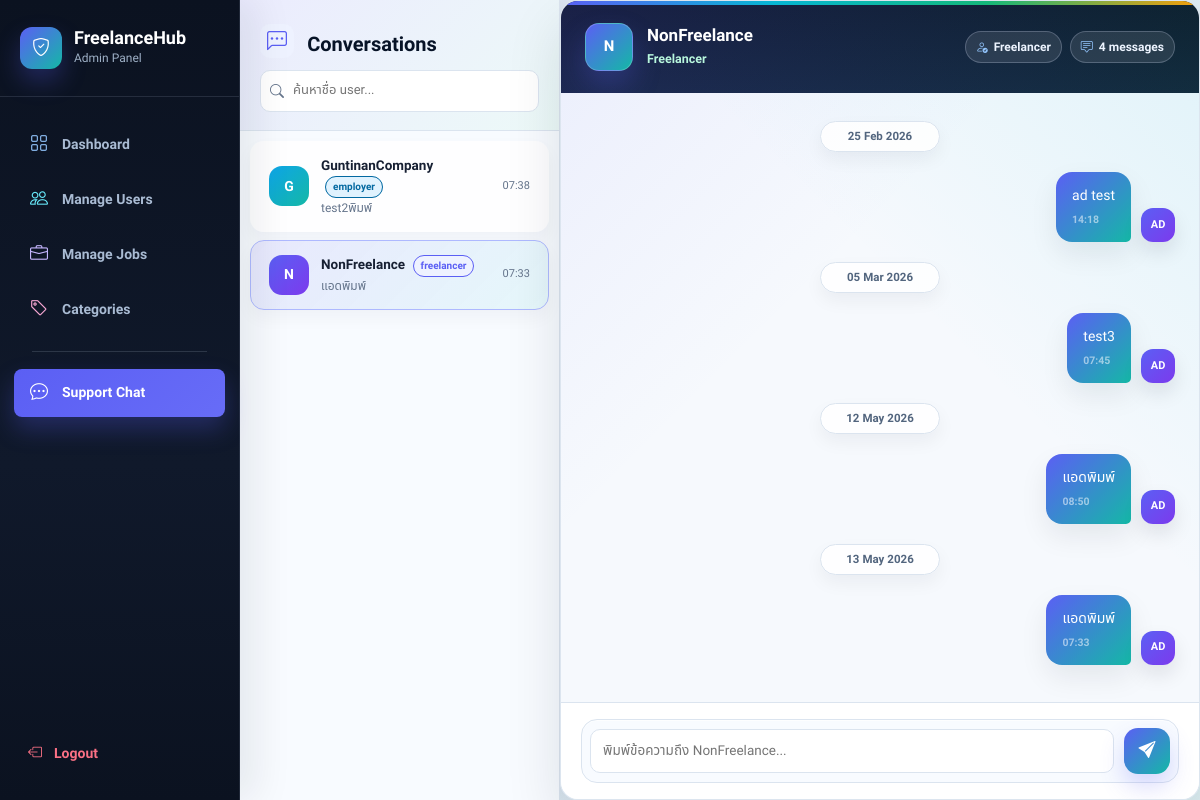
/admin_support.php?user=1 (signed in), run on the app's committed database.
### tables this page shows
CREATE TABLE `users` (
  `user_id` int(11) NOT NULL,
  `username` varchar(50) DEFAULT NULL,
  `email` varchar(100) DEFAULT NULL,
  `password` varchar(255) DEFAULT NULL,
  `fullname` varchar(100) DEFAULT NULL,
  `phone` varchar(20) DEFAULT NULL,
  `gender` varchar(20) DEFAULT NULL,
  `role` enum('admin','employer','freelancer') DEFAULT NULL,
  `created_at` timestamp NOT NULL DEFAULT current_timestamp(),
  `latitude` double DEFAULT NULL,
  `longitude` double DEFAULT NULL,
  `company_details` text DEFAULT NULL
);

CREATE TABLE `chat_messages` (
  `message_id` int(11) NOT NULL,
  `sender_id` int(11) DEFAULT NULL,
  `receiver_id` int(11) DEFAULT NULL,
  `message` text DEFAULT NULL,
  `sent_at` timestamp NOT NULL DEFAULT current_timestamp(),
  `is_read` tinyint(1) DEFAULT 0
);

### profile_image_helpers.php (called while the page is built, shortened)
<?php
function profile_initials($name, $max_chars = 1)
{
    $name = trim((string)$name);
    $max_chars = max(1, (int)$max_chars);
    $chars = [];
    if (preg_match_all('/\S/u', $name, $matches)) {
        $chars = array_slice($matches[0], 0, $max_chars);
    }
    $initials = implode('', $chars);
    if (function_exists('mb_strtoupper')) {
        return mb_strtoupper($initials, 'UTF-8');
    }
    return strtoupper($initials);
}

### admin_support.php (the view, shortened to what this page needs)
<?php
require_once __DIR__ . "/profile_image_helpers.php";
$admin_id      = $_SESSION['user_id'];
$selected_user = isset($_GET['user']) ? intval($_GET['user']) : 0;
$users = mysqli_query($conn,"
    SELECT DISTINCT
        u.user_id,
        u.username,
        u.role,
        (
            SELECT message FROM chat_messages
            WHERE (sender_id=u.user_id AND receiver_id='$admin_id')
               OR (sender_id='$admin_id' AND receiver_id=u.user_id)
            ORDER BY sent_at DESC LIMIT 1
        ) AS last_message,
        (
            SELECT sent_at FROM chat_messages
            WHERE (sender_id=u.user_id AND receiver_id='$admin_id')
               OR (sender_id='$admin_id' AND receiver_id=u.user_id)
            ORDER BY sent_at DESC LIMIT 1
        ) AS last_at,
        (
            SELECT COUNT(*) FROM chat_messages
            WHERE sender_id=u.user_id
            AND receiver_id='$admin_id'
            AND is_read=0
        ) AS unread_count
    FROM users u
    WHERE u.user_id != '$admin_id'
      AND EXISTS (
          SELECT 1 FROM chat_messages
          WHERE (sender_id=u.user_id AND receiver_id='$admin_id')
             OR (sender_id='$admin_id' AND receiver_id=u.user_id)
      )
    ORDER BY last_at DESC
");
$selected_info = null;
if($selected_user){
    $si = mysqli_query($conn,"SELECT username, role FROM users WHERE user_id='$selected_user'");
    $selected_info = mysqli_fetch_assoc($si);
}
$msg_rows = [];
if($selected_user){
    mysqli_query($conn,"
        UPDATE chat_messages
        SET is_read = 1
        WHERE sender_id = '$selected_user'
        AND receiver_id = '$admin_id'
        AND is_read = 0
    ");
    $msgs = mysqli_query($conn,"
        SELECT * FROM chat_messages
        WHERE (sender_id='$selected_user' AND receiver_id='$admin_id')
           OR (sender_id='$admin_id'      AND receiver_id='$selected_user')
        ORDER BY sent_at ASC
    ");
    while($m = mysqli_fetch_assoc($msgs)) $msg_rows[] = $m;
}
?>
<!DOCTYPE html>
<html lang="th">
<head>
<link href="https://cdn.jsdelivr.net/npm/bootstrap@5.3.0/dist/css/bootstrap.min.css" rel="stylesheet">
<link href="https://cdn.jsdelivr.net/npm/bootstrap-icons@1.11.0/font/bootstrap-icons.css" rel="stylesheet">
<link rel="stylesheet" href="assets/css/freelancehub-theme.css">
</head>
<body>
<aside class="sidebar">
  <div class="sidebar-brand">
    <a href="#" class="logo">
      <div class="logo-icon"><i class="bi bi-shield-check"></i></div>
      <div>
        <div class="logo-text">FreelanceHub</div>
        <div class="logo-sub">Admin Panel</div>
      </div>
    </a>
  </div>
  <nav class="sidebar-nav">
    <a href="admin_dashboard.php"          class="nav-item"><i class="bi bi-grid"></i> Dashboard</a>
    <a href="admin_manage_users.php"       class="nav-item"><i class="bi bi-people"></i> Manage Users</a>
    <a href="admin_manage_jobs.php"        class="nav-item"><i class="bi bi-briefcase"></i> Manage Jobs</a>
    <a href="admin_manage_categories.php"  class="nav-item"><i class="bi bi-tag"></i> Categories</a>
    <div class="nav-divider"></div>
    <a href="admin_support.php"            class="nav-item active">
      <i class="bi bi-chat-dots"></i> Support Chat
    </a>
  </nav>
  <div class="sidebar-footer">
    <a href="logout.php" class="nav-logout"><i class="bi bi-box-arrow-left"></i> Logout</a>
  </div>
</aside>
<div class="main">
  <div class="user-panel">
    <div class="panel-header">
      <h3><i class="bi bi-chat-left-dots"></i> Conversations</h3>
      <div class="search-wrap">
        <i class="bi bi-search"></i>
        <input type="text" id="user-search" placeholder="ค้นหาชื่อ user..." oninput="searchUsers()" />
      </div>
    </div>
    <div class="user-list" id="user-list">
    <?php
    $user_rows = [];
    while($u = mysqli_fetch_assoc($users)) $user_rows[] = $u;
    if(empty($user_rows)):
    ?>
      <div class="no-users">
        <i class="bi bi-inbox"></i>
        <p>ยังไม่มีการสนทนา</p>
      </div>
    <?php else: ?>
      <?php foreach($user_rows as $u):
        $is_active  = ($u['user_id'] == $selected_user);
        $init       = profile_initials($u['username']);
        $role_class = in_array($u['role'], ['freelancer','employer']) ? $u['role'] : 'other';
        $preview    = $u['last_message'] ? mb_substr($u['last_message'], 0, 30).(mb_strlen($u['last_message'])>30?'...':'') : 'ยังไม่มีข้อความ';
        $time_str   = $u['last_at'] ? date('H:i', strtotime($u['last_at'])) : '';
      ?>
      <a href="admin_support.php?user=<?php echo $u['user_id']; ?>"
         class="user-row <?php echo $is_active?'active':''; ?>"
         data-name="<?php echo strtolower(htmlspecialchars($u['username'])); ?>">
        <div class="u-avatar <?php echo $role_class; ?>"><?php echo $init; ?></div>
        <div class="u-info">
          <div class="u-name">
            <?php echo htmlspecialchars($u['username']); ?>
            <span class="role-badge rb-<?php echo $role_class; ?>"><?php echo $u['role'] ?? ''; ?></span>
          </div>
          <div class="u-preview"><?php echo htmlspecialchars($preview); ?></div>
        </div>
        <div style="display:flex;flex-direction:column;align-items:flex-end;gap:4px;flex-shrink:0;">
          <?php if($time_str): ?>
          <div class="u-time"><?php echo $time_str; ?></div>
          <?php endif; ?>
        </div>
      </a>
      <?php endforeach; ?>
    <?php endif; ?>
    </div>
  </div>
  <div class="chat-panel">
    <?php if($selected_user && $selected_info): ?>
    <div class="chat-header">
      <?php
        $ci = profile_initials($selected_info['username']);
        $cr = $selected_info['role'] ?? 'other';
        $cr_bg = $cr === 'freelancer' ? '#6366f1' : ($cr === 'employer' ? '#0ea5e9' : '#64748b');
      ?>
      <div class="ch-avatar" style="background:<?php echo $cr_bg; ?>"><?php echo $ci; ?></div>
      <div>
        <div class="ch-name"><?php echo htmlspecialchars($selected_info['username']); ?></div>
        <div class="ch-role"><?php echo ucfirst($cr); ?></div>
      </div>
      <div class="chat-header-actions">
        <span class="chat-chip"><i class="bi bi-person-check"></i> <?php echo ucfirst($cr); ?></span>
        <span class="chat-chip"><i class="bi bi-chat-square-text"></i> <?php echo count($msg_rows); ?> messages</span>
      </div>
    </div>
    <div class="chat-body" id="chat-body">
      <?php if(empty($msg_rows)): ?>
      <div class="chat-empty">
        <i class="bi bi-chat"></i>
        <p>ยังไม่มีข้อความ<br>เริ่มบทสนทนาได้เลย</p>
      </div>
      <?php else:
        $last_date = '';
        foreach($msg_rows as $m):
          $is_me    = ($m['sender_id'] == $admin_id);
          $time_str = $m['sent_at'] ? date('H:i', strtotime($m['sent_at'])) : '';
          $date_str = $m['sent_at'] ? date('d M Y', strtotime($m['sent_at'])) : '';
          $b_init   = $is_me ? 'AD' : $ci;
      ?>
        <?php if($date_str && $date_str !== $last_date): $last_date = $date_str; ?>
        <div class="date-sep"><?php echo $date_str; ?></div>
        <?php endif; ?>
        <div class="bubble-row <?php echo $is_me?'me':''; ?>">
          <div class="b-avatar <?php echo $is_me?'me':'them'; ?>"><?php echo $b_init; ?></div>
          <div class="bubble <?php echo $is_me?'me':'them'; ?>">
            <?php echo htmlspecialchars($m['message']); ?>
            <?php if($time_str): ?>
            <div class="bubble-time"><?php echo $time_str; ?></div>
            <?php endif; ?>
          </div>
        </div>
      <?php endforeach; ?>
      <?php endif; ?>
    </div>
    <div class="chat-footer">
      <form method="POST" action="admin_support.php?user=<?php echo $selected_user; ?>">
        <div class="input-row">
          <input type="text" name="message" class="msg-input"
                 placeholder="พิมพ์ข้อความถึง <?php echo htmlspecialchars($selected_info['username']); ?>..."
                 required autocomplete="off" id="msg-input">
          <button type="submit" class="btn-send" aria-label="Send">
            <i class="bi bi-send-fill"></i>
          </button>
        </div>
      </form>
    </div>
    <?php endif; ?>
  </div>
</div>
</body>
</html>

### data on the page
users: username "G", username "GuntinanCompany", role "employer", preview "test2พิมพ์", time_str "07:38"
users: username "N", username "NonFreelance", role "freelancer", preview "แอดพิมพ์", time_str "07:33", role "Freelancer", message "พิมพ์ข้อความถึง NonFreelance..."
chat_messages: sent_at "25 Feb 2026", sender "AD", message "ad test", sent_at "14:18"
chat_messages: sent_at "05 Mar 2026", sender "AD", message "test3", sent_at "07:45"
chat_messages: sent_at "12 May 2026", sender "AD", message "แอดพิมพ์", sent_at "08:50"
chat_messages: sent_at "13 May 2026", sender "AD", message "แอดพิมพ์", sent_at "07:33"

### other printed values
count($msg_rows) "4"
